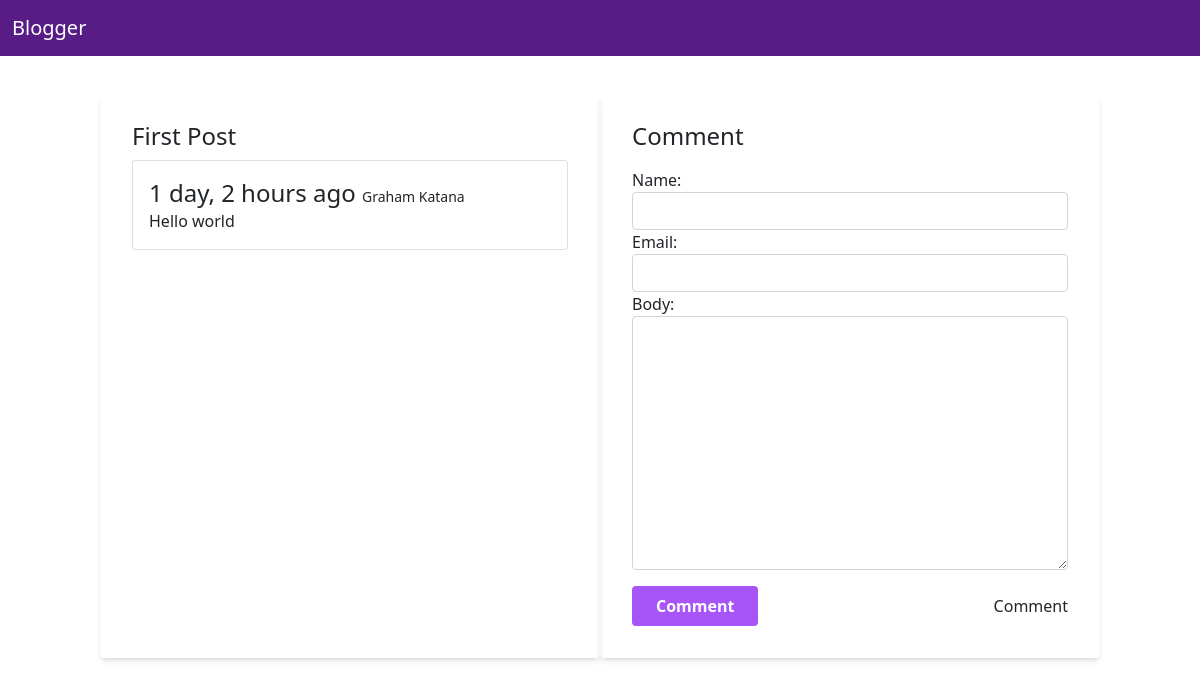
The page /posts/first-post on the database its author committed.
### post/models.py (models this page shows, shortened)
class Post(models.Model):
    title = models.CharField(max_length=45)
    slug = models.SlugField()
    intro= models.TextField()
    body = models.TextField()
    image = models.ImageField(upload_to='uploads/',blank=True,null=True)
    user = models.ForeignKey(User,related_name="posts",on_delete=models.CASCADE,null=True)
    created_at = models.DateTimeField(auto_now_add=True)
    class Meta:
        ordering = ('-created_at',)

class Comment(models.Model):
    post = models.ForeignKey(Post,related_name='comments',on_delete=models.CASCADE)
    name = models.CharField(max_length=200)
    email = models.EmailField()
    body = models.TextField()
    user = models.ForeignKey(User,related_name="comments",on_delete=models.CASCADE,null=True)
    created_at = models.DateTimeField(auto_now_add=True)

### post/views.py (the view)
# urls.py: path('<slug:slug>',show,name="show.post"),
def show(request,slug):
    data = get_object_or_404(Post,slug=slug)
    if request.method == 'POST':
        form = CommentForm(request.POST)
        if form.is_valid():
            comment = form.save(commit=False)
            comment.post = data
            comment.save()
            return redirect('show.post',slug=slug)
    else:
        form = CommentForm()
    context = {'data':data,'form':form}
    return render(request,template_name='show.html',context=context)

### post/forms.py
class CommentForm(forms.ModelForm):
    class Meta:
        model = Comment
        fields = ('name','email','body')
        widgets = {
            'name':forms.TextInput(attrs={'class':'form-control'}),
            'email':forms.EmailInput(attrs={'class':'form-control'}),
            'body':forms.Textarea(attrs={'class':'form-control'}),
        }

### post/templates/show.html (shortened to what this page needs)
{% extends 'layouts/base.html' %}
{% block content %}
<div class="container">
<div class="row mt-10">
<div class="col-md-6 bg-white shadow-md rounded px-8 pt-6 pb-8 mb-4">
<div class="w-full">
<h2 class="text-2xl">{{data.title}}</h2>
{%for comment in data.comments.all%}
<div class="card mt-2 mb-2">
  <div class="card-body">
  <h2 class="text-2xl">{{comment.created_at|timesince}} ago <span class="text-sm">{{comment.name}}</span></h2>
    {{comment.body}}
  </div>
</div>
{%endfor%}
</div>
</div>
<div class="col-md-6 bg-gray shadow-md rounded px-8 pt-6 pb-8 mb-4">
<div class="w-full">
<form class="" method="POST">
 <h2 class="text-2xl mb-3">Comment</h2>
{{form.as_p}}
   <div class="flex items-center justify-between mt-3">
   <input type="submit" value="Comment" class="bg-purple-500 hover:bg-blue-700 text-white font-bold py-2 px-4 rounded focus:outline-none focus:shadow-outline"/>
      <button  type="button">
        Comment
      </button>
    </div>
</form>
</div>
</div>
</div>
</div>
{% endblock%}

### rows shown on the page
Post: title "First Post"
Comment: created_at "1 day, 2 hours", name "Graham Katana", body "Hello world"
